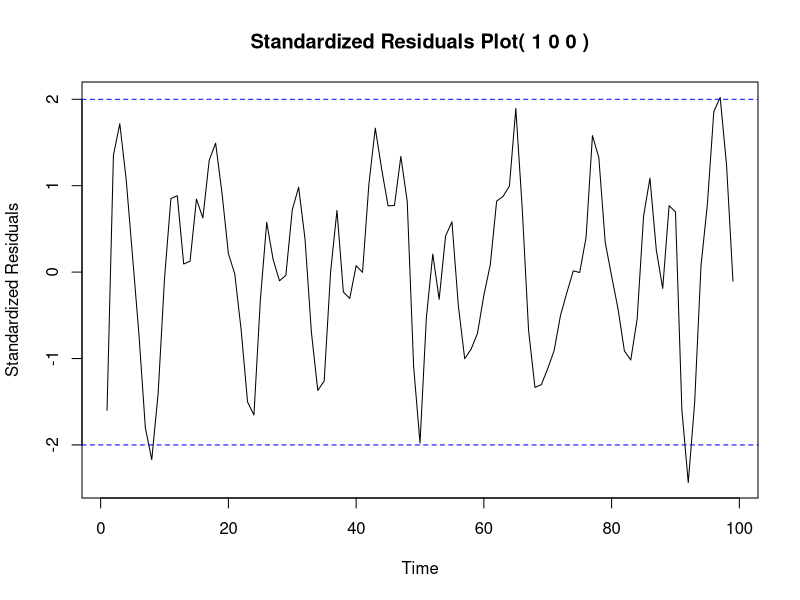
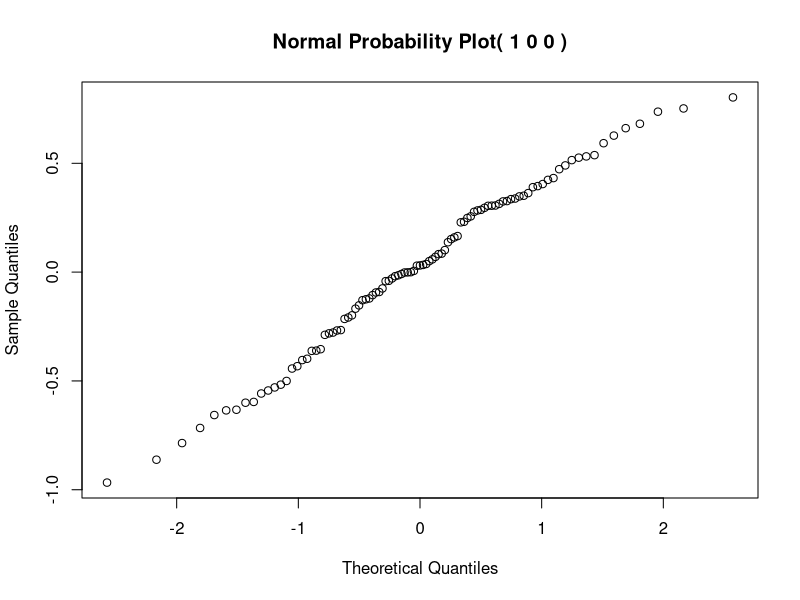
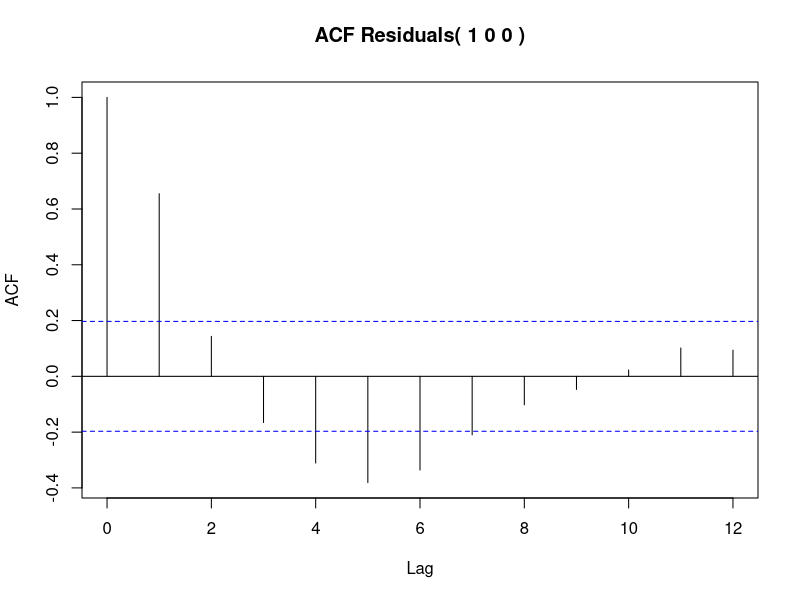
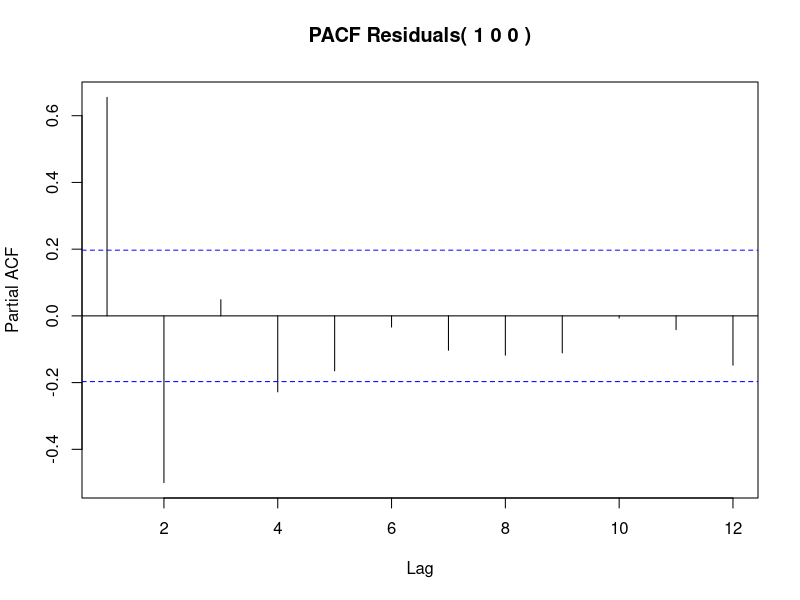
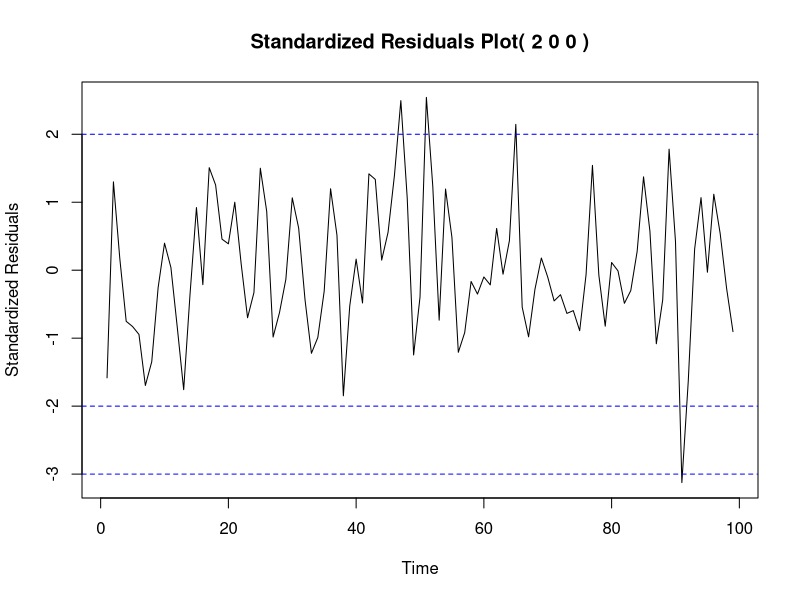
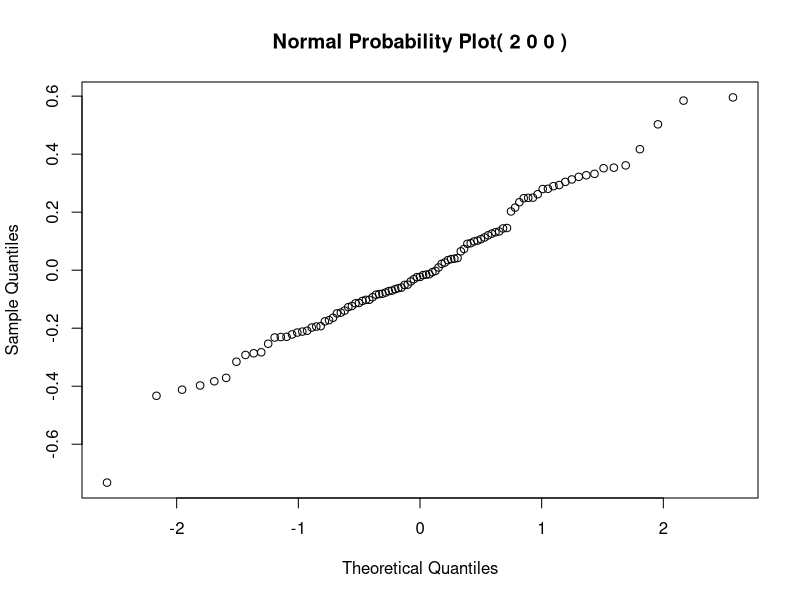
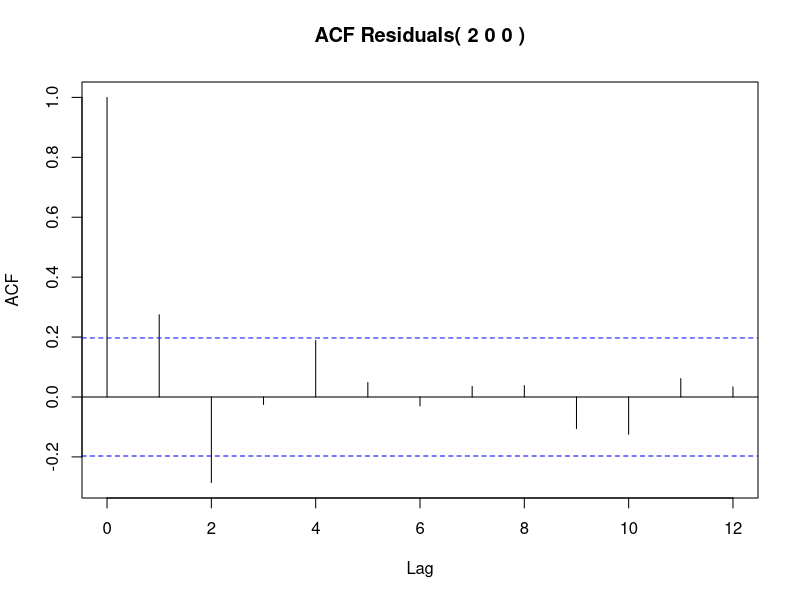
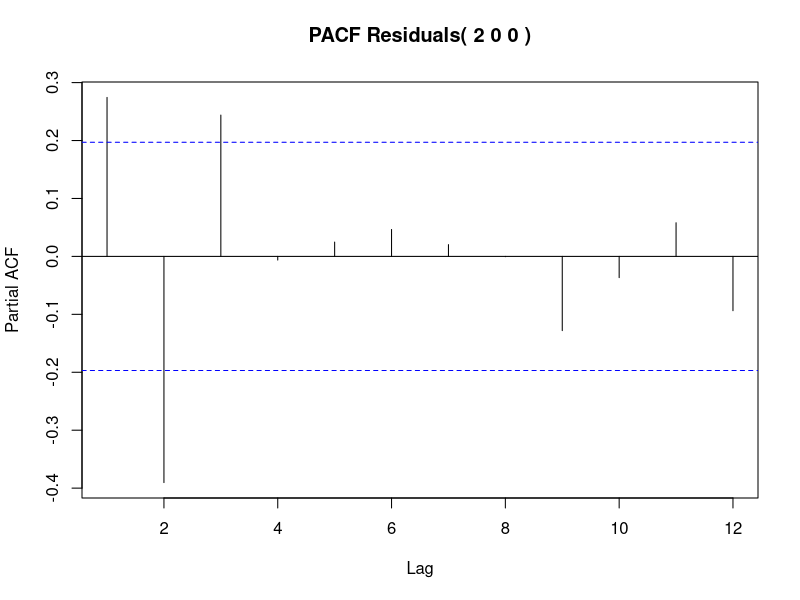

R code for these plots, in order:
FindArima = function(data, p=1, d=1, q=1, lb.lags = c(6,12,18,24), xreg=NULL
                     , include.mean=TRUE)
{
        library(timeSeries)
        library(tseries)   # for ts.plot() and jarque.bera.test()
        local.ts <- data
        nobs <- dim(data)[1]
        
        #----------------------  Fit an ARIMA(1,1,1)------------------------------
        arima.mod = c(p, d, q)
        local.ts.mean = sapply(data,mean)       # demean prior to fitting      
        local.ts.dm = local.ts - local.ts.mean
        arima.fit  =  arima(local.ts.dm, order = arima.mod, 
                            xreg=xreg, include.mean=include.mean, 
                            method = "ML")
        
        #-------  set up info for a parameter estimates table ---------------------
        df  = nobs - arima.fit$n.cond - p - q
        s.e =  round(sqrt(diag(arima.fit$var.coef)), 4)
        stack.par = round(c(arima.fit$coef),4)
        tstat = round(stack.par/s.e, 4)
        
        #-------   Parameter Estimates Table ---------------------------------------
        cat("\nParameter Estimates Table (Demeaned Series)\n\n")	
        results = data.frame(matrix(0,(p+q),4))
        
        colnames(results) = c("Estimate", "Std.err", "t.stat", "p.value" ) 
        rnames = NULL
        
        if(p > 0) {
                for(i in 1:p){
                        rnames  = c(rnames, paste("ar", i, sep = ""))
                        results[i,] = c(arima.fit$coef[i], s.e[i], tstat[i], 
                                        2 * (1 - pt(abs(tstat[i]), df)))
                }
        }
        
        if(q > 0) {
                
                for(i in (p+1):(p+q)){
                        rnames  = c(rnames, paste("ma", (i-p), sep = ""))
                        results[i,] = c(arima.fit$coef[i], s.e[i], tstat[i],
                                        2 * (1 - pt(abs(tstat[i]), df)))
                }
        }
        
        rownames(results) = rnames
        print(round(results,6))
        cat("\n df = ", df)
        cat("\n var.e = ", sum(residuals(arima.fit)^2)/df)
        cat("\n se.e = ", sqrt(sum(residuals(arima.fit)^2)/df))
        cat("\n AIC = ", arima.fit$aic, "\n\n")
        
        #------------  Model Diagnostics for Validation  ----------------------------
        plot(residuals(arima.fit)/sqrt(arima.fit$sigma2), 
             main = paste("Standardized Residuals Plot(",p,d,q,")"), 
             ylab = "Standardized Residuals" ) 
        
        abline(-3,0, lty= 2, col = "blue")
        abline(-2,0, lty= 2, col = "blue")
        abline( 2,0, lty= 2, col = "blue")
        abline( 3,0, lty= 2, col = "blue")
       
        
        #------------ Test residuals for normality   
        print(jarque.bera.test(residuals(arima.fit)))
        qqnorm(residuals(arima.fit), main = 
                       paste("Normal Probability Plot(",p,d,q,")"))
        
      
        #------------- Test for Autocorrelation
        lb.mat = matrix(0,length(lb.lags),3)
        dimnames(lb.mat) = list(NULL, c("To.Lag", "Statistic" , "p.value"))
        index = 1
        
        for (i in lb.lags){
                result  =  Box.test(residuals(arima.fit),  lag = i, 
                                    type = "Ljung-Box", fitdf = p+q)
                lb.mat[index,] =  c(i,result$statistic, result$p.value)
                index = index +1 
        }	
        
        acf(residuals(arima.fit), lag.max = 12,  main = 
                    paste("ACF Residuals(",p,d,q,")"))
        acf(residuals(arima.fit), lag.max = 12, type = "partial", 
            main = paste("PACF Residuals(",p,d,q,")"))
        
        cat("\n Ljung-Box Test\n\n" )
        print(lb.mat) 
        
        cat("\n ===========================  The end ==========================\n")
}


setwd("/Users/gabrielfeng/Documents/R directory/GabRdirectory/BAN 275/hw6")
data <- read.csv('xi in class.csv')
library('forecast')

x1 <- data['x1']
FindArima(x1,1,0,0)
str(x1)
FindArima(x1,2,0,0)
FindArima(x1,3,0,0)
FindArima(x1,2,1,0)
FindArima(x1,2,2,0)
FindArima(x1,2,0,1)
FindArima(x1,2,0,2)
cat('FindArima(2,0,1) is probably the best fit for x1.')
x1.best <- auto.arima(x1)
x1.best # ARIMA(2,0,1) with non-zero mean 

x2 <- data['x2']
FindArima(x2,1,0,0)
FindArima(x2,2,0,0)
FindArima(x2,3,0,0)
FindArima(x2,2,1,0)
FindArima(x2,2,2,0)
FindArima(x2,2,1,1)
FindArima(x2,2,1,2)
cat('FindArima(2,1,1) is probably the best fit for x2.')
x2.best <- auto.arima(x2)
x2.best # ARIMA(2,1,1)

x3 <- data['x3']
FindArima(x3,1,0,0)
FindArima(x3,2,0,0) #In log(s2) : NaNs produced
FindArima(x3,3,0,0) #In sqrt(diag(arima.fit$var.coef)) : NaNs produced
FindArima(x3,2,1,0)
FindArima(x3,2,2,0) #In sqrt(diag(arima.fit$var.coef)) : NaNs produced
FindArima(x3,2,3,0)
FindArima(x3,2,2,1)
FindArima(x3,2,2,2)
cat('FindArima(2,2,1) is probably the best fit for x3.')
x3.best <- auto.arima(x3)
x3.best # ARIMA(2,2,1)

x4 <- data['x4']
FindArima(x4,1,0,0)
FindArima(x4,2,0,0)
FindArima(x4,3,0,0)
FindArima(x4,2,1,0)
FindArima(x4,2,2,0)
FindArima(x4,2,1,1)
FindArima(x4,2,1,2)
cat('FindArima(2,1,1) is probably the best fit for x4.')
x4.best <- auto.arima(x4)
x4.best # ARIMA(2,1,1) with drift 
#should add drift
#x4.best <- auto.arima(x4,xreg=1:nrow(x3))

x4.best.1 <- auto.arima(x4,allowdrift=F,stepwise=F,trace=T) #ARIMA(1,1,2)
x4.best.1
FindArima(x4,1,1,2)

x4.best <- auto.arima(x4)
x4.best
arima(x4,order=c(2,0,1),xreg=1:dim(x4)[1]) #the best fit from professor Sessions.The reason is revealed by the plot of x4.
auto.arima(x4,xreg=1:dim(x4)[1]) # can also be done in this way.

# Step
# 1. Stationary or not: If non-stationary, adjust the data to stationary
# 2. adjust other factor, such seasonal, trend(detrend)
# 3. acf/pacf plot to estimate the order
# 4. play around your estimated orders and observe the AIC
# 5. Select the model with the lowest AIC.
